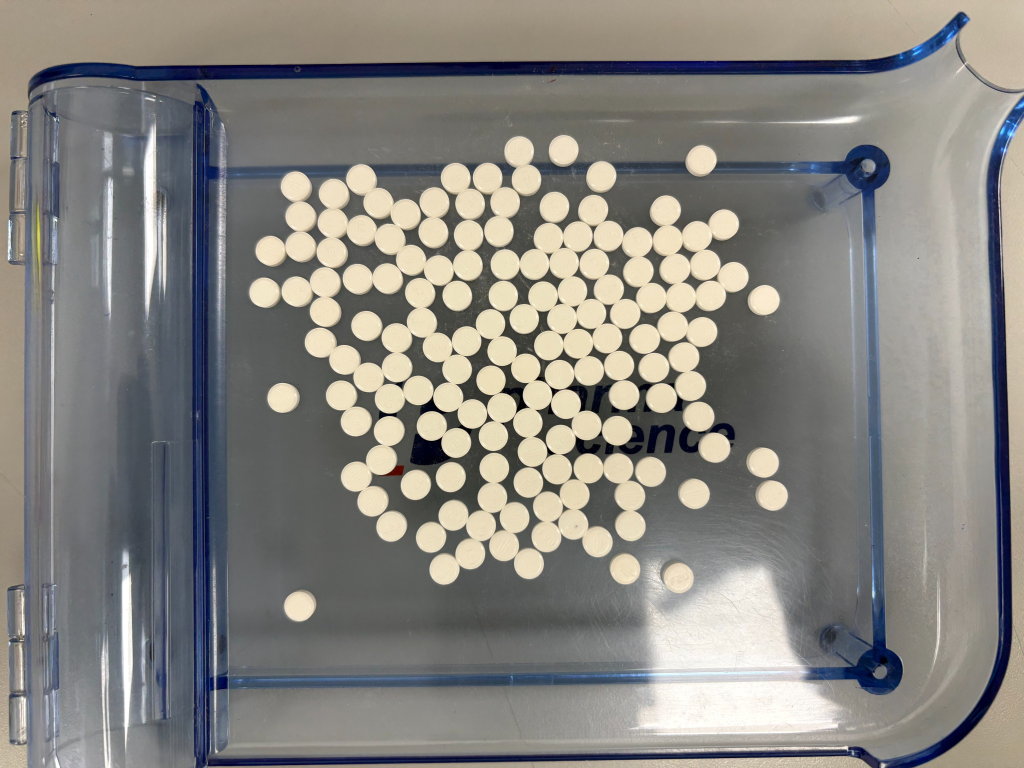
#> input picture backend/data/images/01080df4403944e2a8bf0d46abe1099d.jpg, 4096 x 3072 px (shown at 1/4 size)
$ python -i quality.py   (imports and definitions only)   (older library calls are emulated)
#> lines starting #> are read from the running program, lines starting #| are printed output that depends on the picture
#> further down, picture is the input picture: shape (3072, 4096, 3); mean B, G, R 129, 133.7, 135.6
"""Pre-flight photo quality checks — purely informational warnings surfaced
to the user (see CountResponse.warnings), never anything that changes
detection or filtering. A blurry or badly-lit photo won't be silently
mis-counted differently; the user just gets told the photo itself might be
the problem, before they trust whatever number comes back.
"""

import cv2
import numpy as np

# Laplacian variance scales with image resolution (more pixels captures more
# high-frequency detail even at the same physical sharpness), so it's
# computed against a fixed 1000px-max-dimension resize, not the original —
# otherwise the same threshold means something different on a 1600px photo
# vs a 6000px one. At that normalized scale, real sharp phone photos of a
# tray measured 475-1070 in testing; an artificially heavily-blurred version
# of the same photos measured 2-4 — a huge margin, so this threshold is
# tuned loose (low) on purpose: a false "looks blurry" warning is just noise
# the user ignores, a missed one means a legitimately unusable photo went
# unflagged.
BLUR_CHECK_MAX_DIM = 1000
BLUR_VARIANCE_THRESHOLD = 40.0
DARK_MEAN_THRESHOLD = 40.0
BRIGHT_MEAN_THRESHOLD = 235.0


def assess_image_quality(image: np.ndarray) -> list[str]:
    gray = cv2.cvtColor(image, cv2.COLOR_BGR2GRAY)
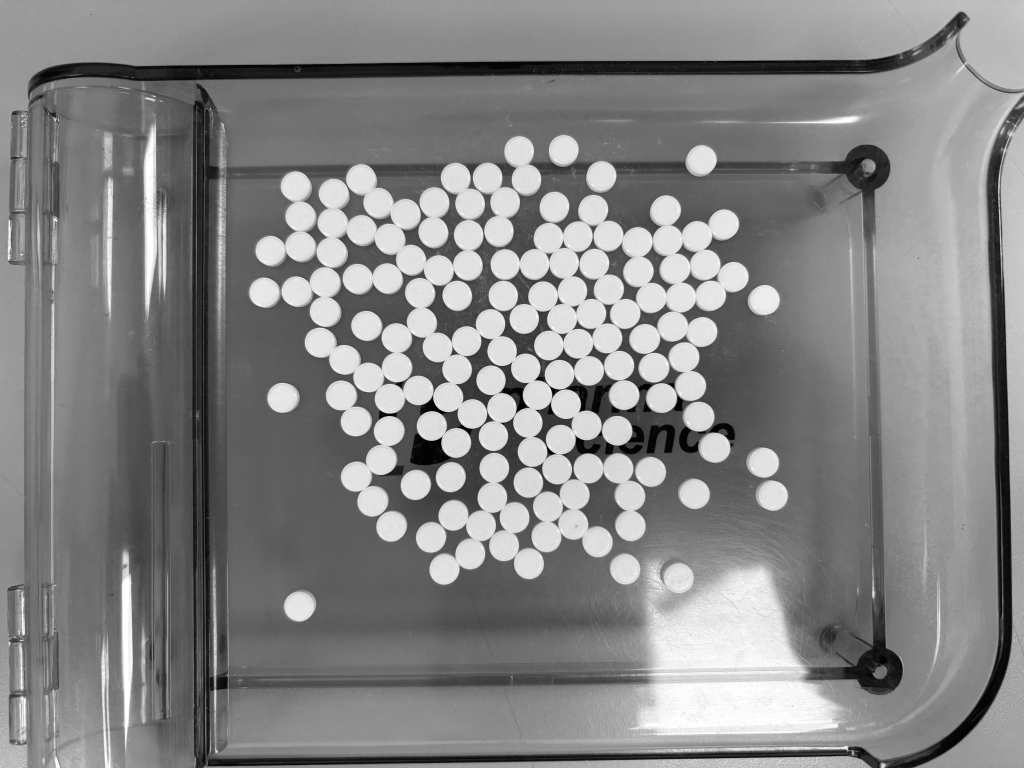
#> gray: shape (3072, 4096) (shown at 1/4 size); min 0, max 255, mean 133.7
    warnings = []

    height, width = gray.shape
#> height = 3072; width = 4096
    scale = BLUR_CHECK_MAX_DIM / max(height, width)
#> scale = 0.244
    blur_input = cv2.resize(gray, (int(width * scale), int(height * scale))) if scale < 1 else gray
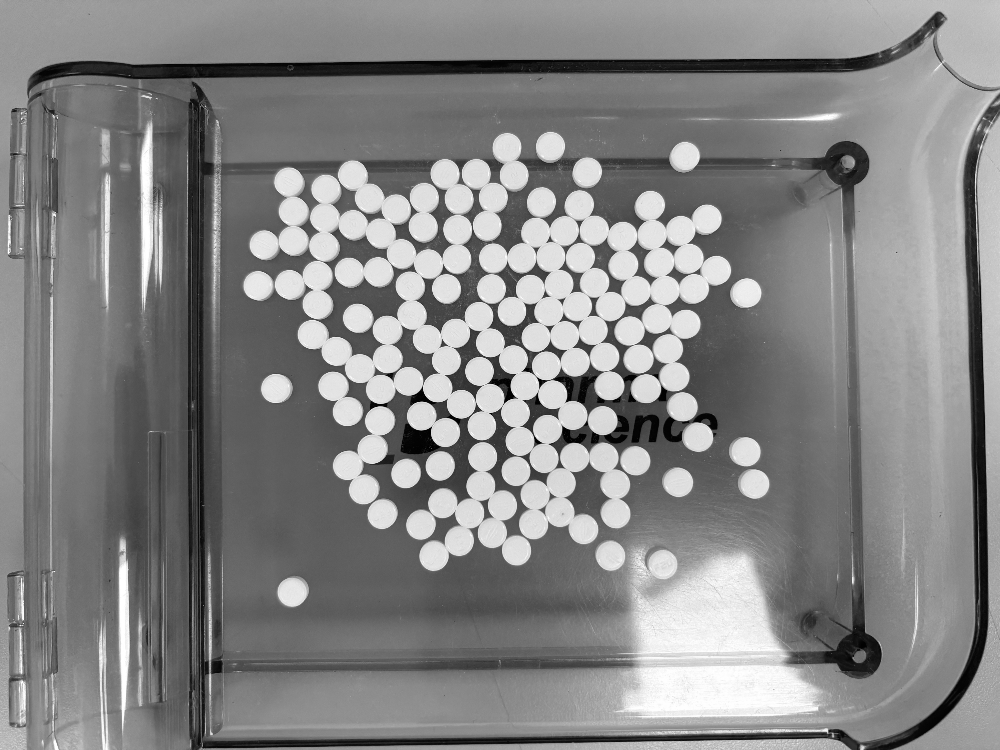
#> blur_input: shape (750, 1000); min 0, max 255, mean 133.6
    blur_variance = float(cv2.Laplacian(blur_input, cv2.CV_64F).var())
#> blur_variance = 1068.2
    if blur_variance < BLUR_VARIANCE_THRESHOLD:
        warnings.append("Photo looks blurry — consider retaking for a more accurate count.")

    mean_brightness = float(gray.mean())
#> mean_brightness = 133.7
    if mean_brightness < DARK_MEAN_THRESHOLD:
        warnings.append("Photo looks very dark — consider retaking with better lighting.")
    elif mean_brightness > BRIGHT_MEAN_THRESHOLD:
        warnings.append("Photo looks overexposed/washed out — consider retaking with less glare.")

    return warnings

>>> import cv2
>>> picture = cv2.imread('../../data/images/01080df4403944e2a8bf0d46abe1099d.jpg')
>>> result = assess_image_quality(picture)
#> result = []

$ run again, on backend/data/images/19ff6b55decd43de852929983a4cee15.jpg
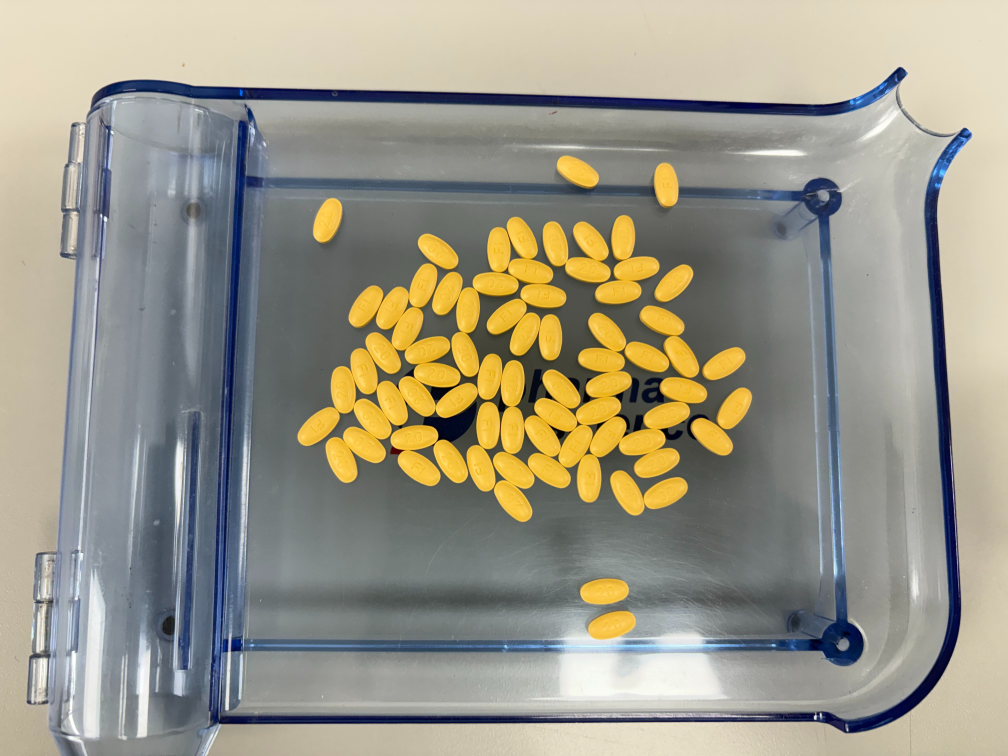
#> input picture backend/data/images/19ff6b55decd43de852929983a4cee15.jpg, 4032 x 3024 px (shown at 1/4 size)
#> picture is the input picture: shape (3024, 4032, 3); mean B, G, R 136.2, 151.3, 154.8
#> in assess_image_quality, `gray = cv2.cvtColor(image, cv2.COLOR_BGR2GRAY)`:
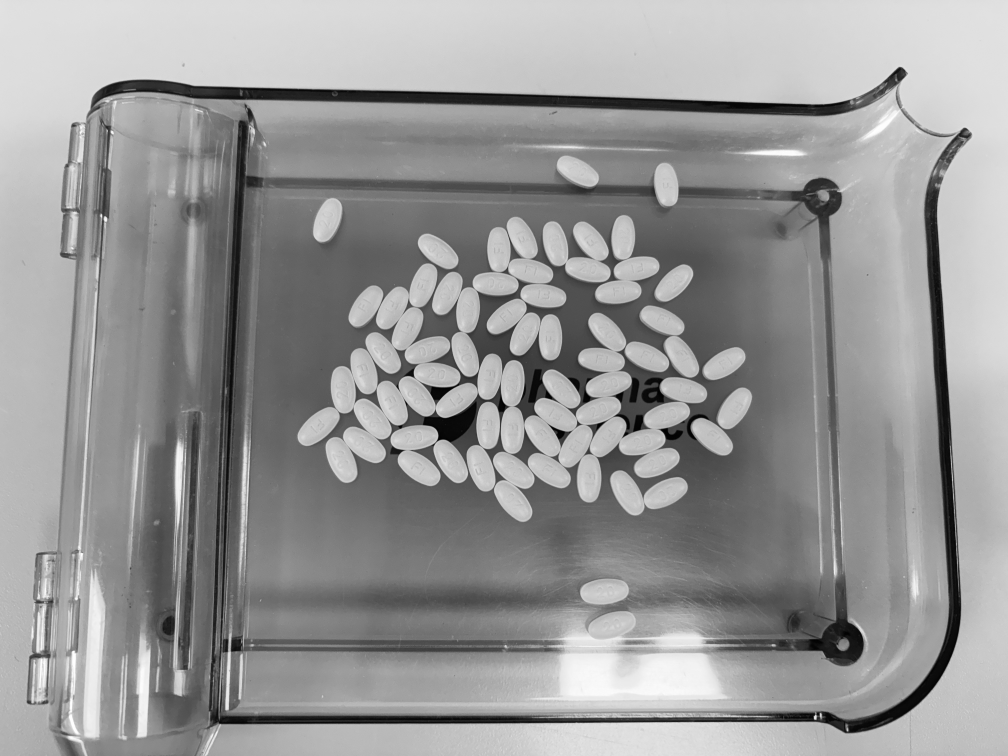
#> gray: shape (3024, 4032) (shown at 1/4 size); min 0, max 255, mean 150.6
#> in assess_image_quality, `blur_input = cv2.resize(gray, (int(width * scale), int(height * scale)..`:
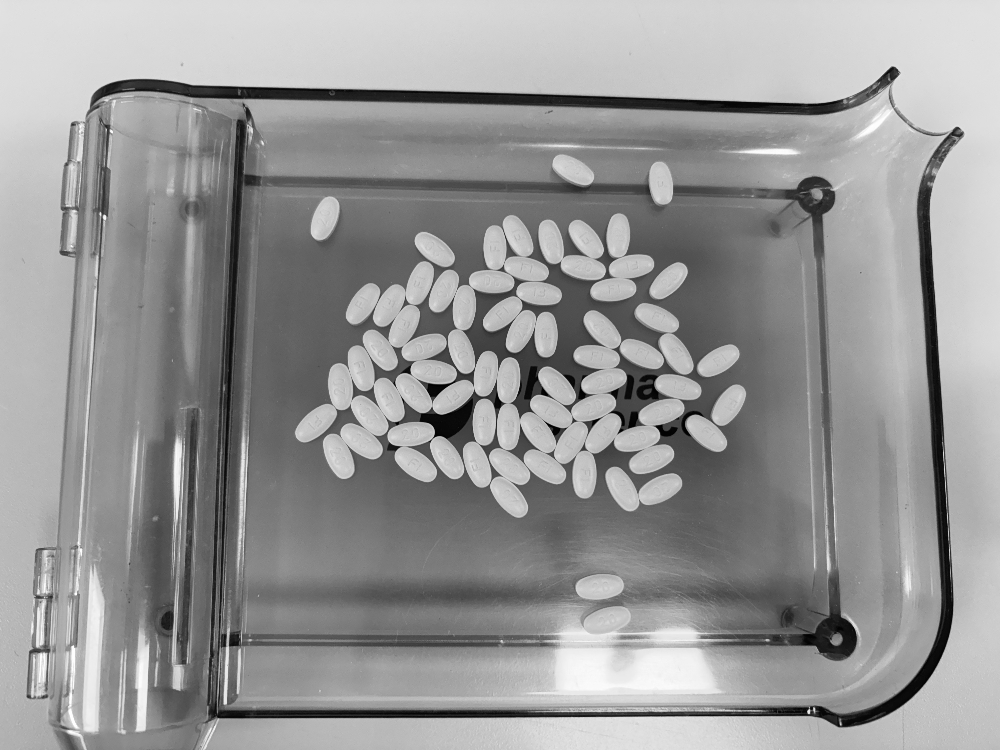
#> blur_input: shape (750, 1000); min 0, max 255, mean 150.5
#> blur_variance = 636.9
#> mean_brightness = 150.6
#> result = []

$ run again, on backend/data/images/21f677c85347400d92cd3ebb2bb5f37a.jpg
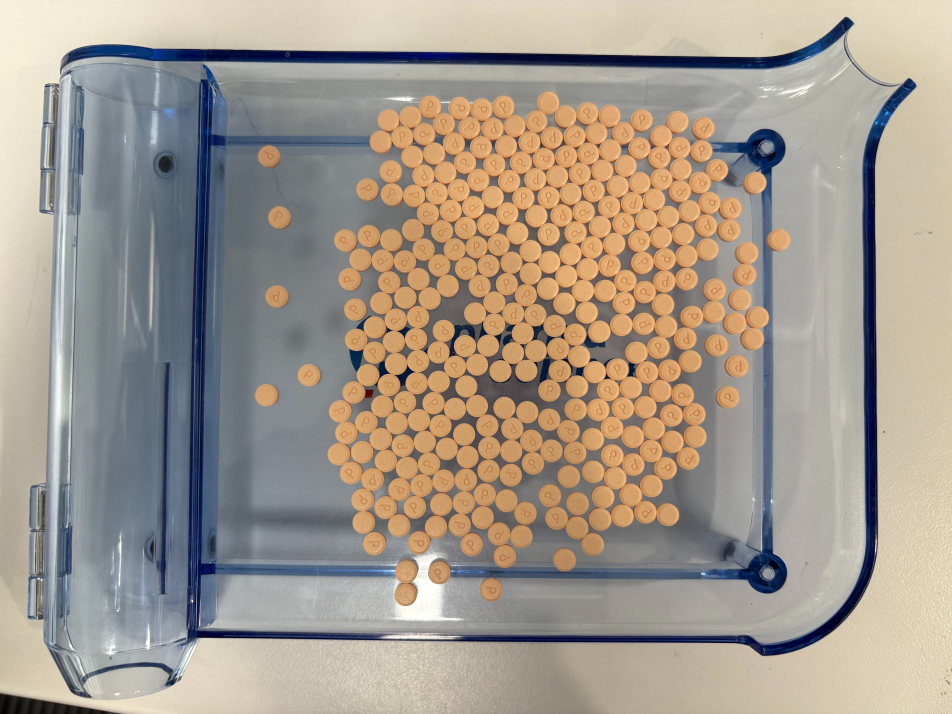
#> input picture backend/data/images/21f677c85347400d92cd3ebb2bb5f37a.jpg, 5712 x 4284 px (shown at 1/6 size)
#> picture is the input picture: shape (4284, 5712, 3); mean B, G, R 140.8, 153, 163.1
#> in assess_image_quality, `gray = cv2.cvtColor(image, cv2.COLOR_BGR2GRAY)`:
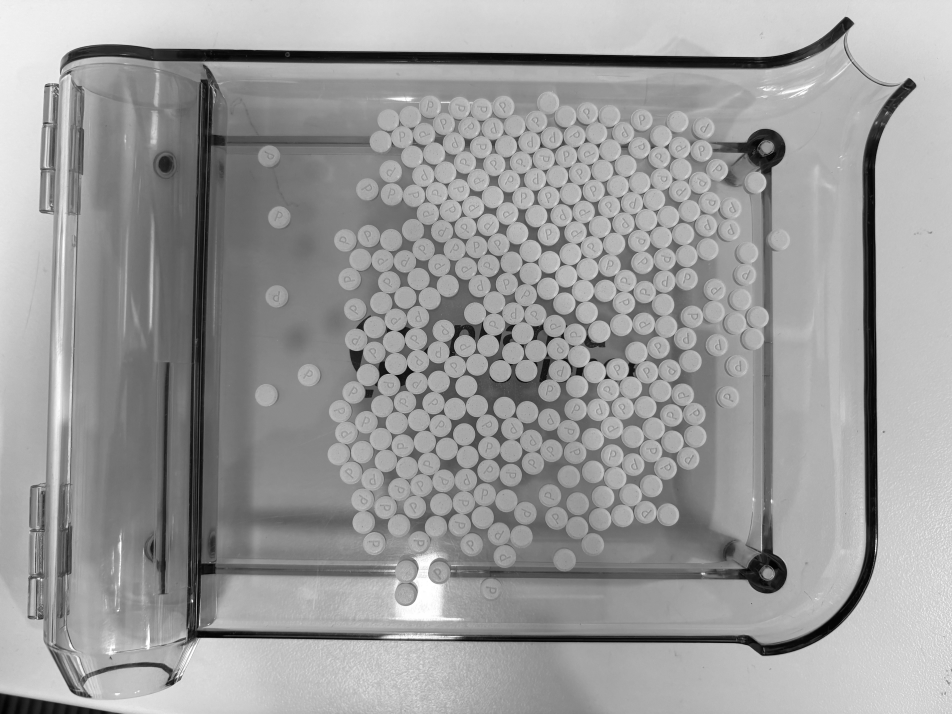
#> gray: shape (4284, 5712) (shown at 1/6 size); min 0, max 255, mean 154.7
#> in assess_image_quality, `blur_input = cv2.resize(gray, (int(width * scale), int(height * scale)..`:
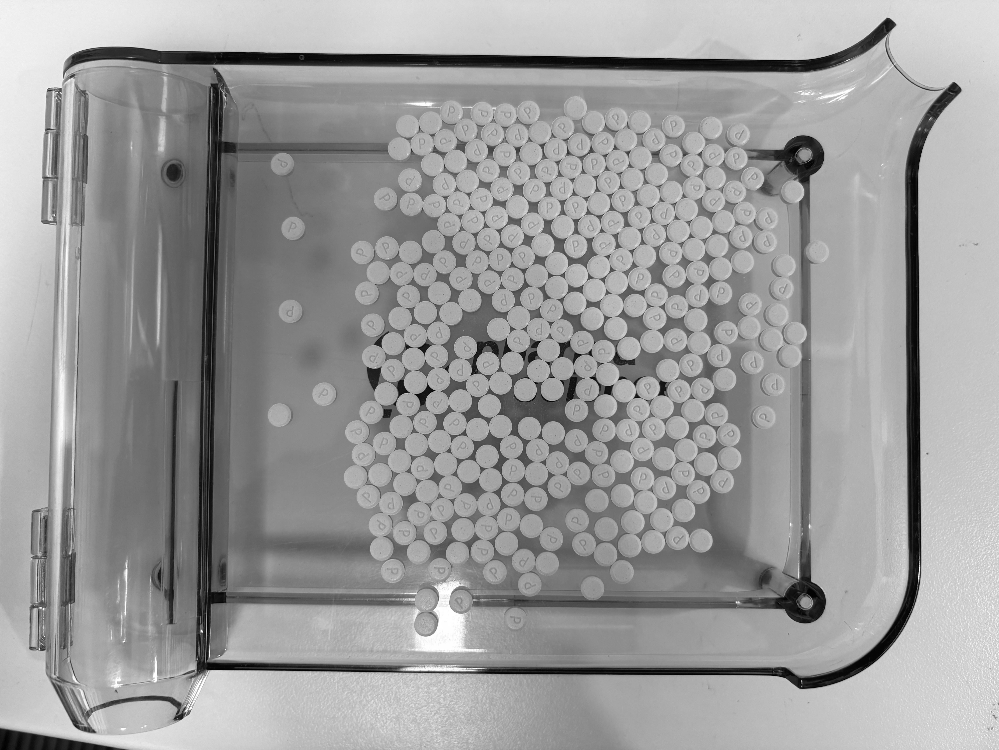
#> blur_input: shape (750, 999); min 1, max 255, mean 154.5
#> blur_variance = 1099.6
#> mean_brightness = 154.7
#> result = []
